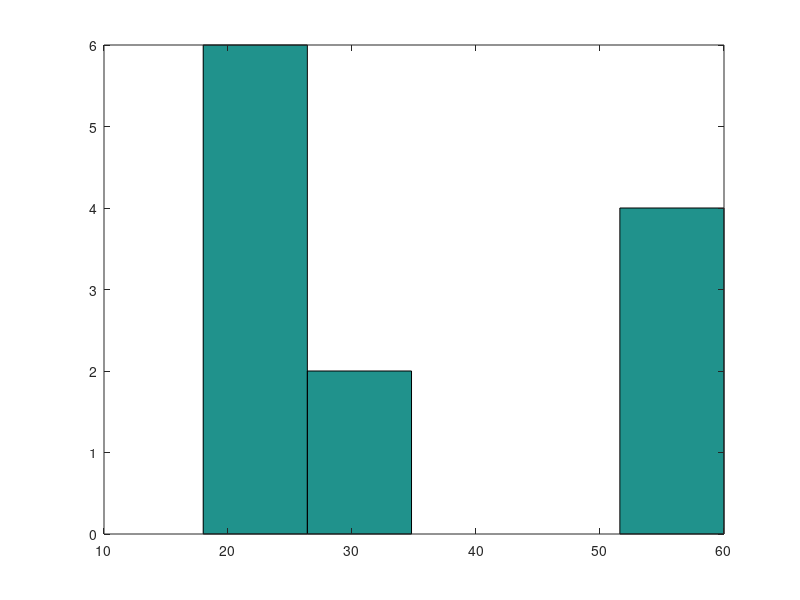

Reproduce this figure in MATLAB. (Note: this script raises an error after producing the figure.)
qo = 1:4;
qa = 7:9;
ql = 13:14;

iterations = 10000;

v_age = [21 24 24 19 55 18 20 60 49 60 29 29 60 45]; % all participants
participants = [1 2 3 4 5 6 7 8 10 11 12 13]; % participants that I was able to get the questionnaire data from

v_participants = v_age(participants); % ages of participants that had the questionnaire data available

hist(v_participants, 5); % plot age

% get from questionnaires
addpath('getData\'); addpath('statistics\'); addpath('figures\');
[statArray, dynArray] = get_questionnaire_data();

% divide by age
stat_y = statArray(:, :, v_participants < 40);
stat_o = statArray(:, :, v_participants > 40);

dyn_y = dynArray(:, :, v_participants < 40);
dyn_o = dynArray(:, :, v_participants > 40);

% divide by groups
statLow = find(mean(squeeze(statArray(qo, 1, :))) <= 3);
statMed = find(mean(squeeze(statArray(qo, 1, :))) > 3 & mean(squeeze(statArray(qo, 1, :))) < 5);
statHig = find(mean(squeeze(statArray(qo, 1, :))) >= 5);

dynLow = find(mean(squeeze(dynArray(qo, 1, :))) <= 3);
dynMed = find(mean(squeeze(dynArray(qo, 1, :))) > 3 & mean(squeeze(dynArray(qo, 1, :))) < 5);
dynHig = find(mean(squeeze(dynArray(qo, 1, :))) >= 5);

%% STATIC

% statistical analyses
permOwn_all = permutationAnalysis(10000, ...
    reshape(squeeze(statArray(qo, 1, :)), 1, 4*12), ...
    reshape(squeeze(statArray(qo, 2, :)), 1, 4*12)); % ownership

[~,ksOwn_all] = kstest2(reshape(squeeze(statArray(qo, 1, :)), 1, 4*12), ...
    reshape(squeeze(statArray(qo, 2, :)), 1, 4*12)); % ownership

% groups analysis
[r,pcorr] = corrcoef(mean(squeeze(statArray(qo, 1, :))), ...
    mean(squeeze(statArray(qo, 2, :))));

permGroups = permutation_byGroups(10000, statLow, statMed, statHig, ...
    squeeze(statArray(qo, 1, :)), ...
    squeeze(statArray(qo, 2, :)));

% age analysis
permOwn_y = permutationAnalysis_diffSize(10000, ...
    reshape(squeeze(stat_y(qo, 1, :)), 1, 4*8), ...
    reshape(squeeze(stat_y(qo, 2, :)), 1, 4*8));

permOwn_o = permutationAnalysis_diffSize(10000, ...
    reshape(squeeze(stat_o(qo, 1, :)), 1, 4*4), ...
    reshape(squeeze(stat_o(qo, 2, :)), 1, 4*4));

permOwn_agebas = permutationAnalysis_diffSize(10000, ... % basal dynamic age
    reshape(squeeze(stat_y(qo, 1, :)), 1, 4*8), ...
    reshape(squeeze(stat_o(qo, 1, :)), 1, 4*4));

permOwn_ageman = permutationAnalysis_diffSize(10000, ... % discon dynamic age
    reshape(squeeze(stat_y(qo, 2, :)), 1, 4*8), ...
    reshape(squeeze(stat_o(qo, 2, :)), 1, 4*4));

[~,ksOwn_y] = kstest2(reshape(squeeze(stat_y(qo, 1, :)), 1, 4*8), ...
    reshape(squeeze(stat_y(qo, 2, :)), 1, 4*8));

[~,ksOwn_o] = kstest2(reshape(squeeze(stat_o(qo, 1, :)), 1, 4*4), ...
    reshape(squeeze(stat_o(qo, 2, :)), 1, 4*4));

% plot the figures
fig_mean_distributions(1, ...                               % all_questionnaire
    reshape(squeeze(statArray(qo, 1, :)), 1, 4*12), ...
    reshape(squeeze(statArray(qo, 2, :)), 1, 4*12), 6);

fig = figure(2); clf;                                       %  correlation
set(fig, 'units', 'centimeters', 'position', [5 5 9.0 9.0]);
plot(mean(squeeze(statArray(qo, 1, :))), ...
    mean(squeeze(statArray(qo, 2, :))), 'ok'); hold on,
line([0 8], [0 8]);
xlim([0.5 7.5]);  ylim([0.5 7.5]);

fig_mean_distributions(3, reshape(squeeze(stat_y(qo, 1, :)), 1, 4*8), ... % under 40
    reshape(squeeze(stat_y(qo, 2, :)), 1, 4*8), 6);

fig_mean_distributions(4, reshape(squeeze(stat_o(qo, 1, :)), 1, 4*4), ... % over 40
    reshape(squeeze(stat_o(qo, 2, :)), 1, 4*4), 6);

fig_mean_distributions(5, reshape(squeeze(stat_y(qo, 1, :)), 1, 4*8), ... % basal dynamic age
    reshape(squeeze(stat_o(qo, 1, :)), 1, 4*4), 6);

fig_mean_distributions(6, reshape(squeeze(stat_y(qo, 2, :)), 1, 4*8), ... % discon dynamic age
    reshape(squeeze(stat_o(qo, 2, :)), 1, 4*4), 6);


%% BASAL (STATIC - DYNAMIC)

% statistical analyses
permOwn_all = permutationAnalysis(10000, ...
    reshape(squeeze(statArray(qo, 1, :)), 1, 4*12), ...
    reshape(squeeze(dynArray(qo, 1, :)), 1, 4*12)); % ownership

[~,ksOwn_all] = kstest2(reshape(squeeze(statArray(qo, 1, :)), 1, 4*12), ...
    reshape(squeeze(dynArray(qo, 1, :)), 1, 4*12)); % ownership

% groups analysis
[r,pcorr] = corrcoef(mean(squeeze(statArray(qo, 1, :))), ...
    mean(squeeze(dynArray(qo, 1, :))));

permGroups = permutation_byGroups(10000, statLow, statMed, statHig, ...
    squeeze(statArray(qo, 1, :)), ...
    squeeze(dynArray(qo, 1, :)));

% age analysis
permOwn_y = permutationAnalysis_diffSize(10000, ... % under 40
    reshape(squeeze(stat_y(qo, 1, :)), 1, 4*8), ...
    reshape(squeeze(dyn_y(qo, 1, :)), 1, 4*8));

permOwn_o = permutationAnalysis_diffSize(10000, ... % over 40
    reshape(squeeze(stat_o(qo, 1, :)), 1, 4*4), ...
    reshape(squeeze(dyn_o(qo, 1, :)), 1, 4*4));

[~,ksOwn_y] = kstest2(reshape(squeeze(stat_y(qo, 1, :)), 1, 4*8), ... % under 40
    reshape(squeeze(dyn_y(qo, 1, :)), 1, 4*8));

[~,ksOwn_o] = kstest2(reshape(squeeze(stat_o(qo, 1, :)), 1, 4*4), ... % over 40
    reshape(squeeze(dyn_o(qo, 1, :)), 1, 4*4));

% plot the figures
fig_mean_distributions(1, ...                               % all_questionnaire
    reshape(squeeze(statArray(qo, 1, :)), 1, 4*12), ...
    reshape(squeeze(dynArray(qo, 1, :)), 1, 4*12), 6);

fig = figure(2); clf;                                       %  correlation
set(fig, 'units', 'centimeters', 'position', [5 5 9.0 9.0]);
plot(mean(squeeze(statArray(qo, 1, :))), ...
    mean(squeeze(dynArray(qo, 1, :))), 'ok'); hold on,
line([0 8], [0 8]);
xlim([0.5 7.5]);  ylim([0.5 7.5]);

fig_mean_distributions(3, reshape(squeeze(stat_y(qo, 1, :)), 1, 4*8), ... % under 40
    reshape(squeeze(dyn_y(qo, 1, :)), 1, 4*8), 6);

fig_mean_distributions(4, reshape(squeeze(stat_o(qo, 1, :)), 1, 4*4), ... % over 40
    reshape(squeeze(dyn_o(qo, 1, :)), 1, 4*4), 6);


%% DYNAMIC - DISCONTINUITY

% statistical analyses
permOwn_all = permutationAnalysis(10000, ...
    reshape(squeeze(dynArray(qo, 1, :)), 1, 4*12), ...
    reshape(squeeze(dynArray(qo, 2, :)), 1, 4*12)); % ownership

[~,ksOwn_all] = kstest2(reshape(squeeze(dynArray(qo, 1, :)), 1, 4*12), ...
    reshape(squeeze(dynArray(qo, 2, :)), 1, 4*12)); % ownership

% groups analysis
[r,pcorr] = corrcoef(mean(squeeze(dynArray(qo, 1, :))), ...
    mean(squeeze(dynArray(qo, 2, :))));

permGroups = permutation_byGroups(10000, dynLow, dynMed, dynHig, ...
    squeeze(dynArray(qo, 1, :)), ...
    squeeze(dynArray(qo, 2, :)));

% age analysis
permOwn_y = permutationAnalysis_diffSize(10000, ... % under 40
    reshape(squeeze(dyn_y(qo, 1, :)), 1, 4*8), ...
    reshape(squeeze(dyn_y(qo, 2, :)), 1, 4*8));

permOwn_o = permutationAnalysis_diffSize(10000, ... % over 40
    reshape(squeeze(dyn_o(qo, 1, :)), 1, 4*4), ...
    reshape(squeeze(dyn_o(qo, 2, :)), 1, 4*4));

permOwn_agebas = permutationAnalysis_diffSize(10000, ... % basal dynamic age
    reshape(squeeze(dyn_y(qo, 1, :)), 1, 4*8), ...
    reshape(squeeze(dyn_o(qo, 1, :)), 1, 4*4));

permOwn_ageman = permutationAnalysis_diffSize(10000, ... % discon dynamic age
    reshape(squeeze(dyn_y(qo, 2, :)), 1, 4*8), ...
    reshape(squeeze(dyn_o(qo, 2, :)), 1, 4*4));

[~,ksOwn_y] = kstest2(reshape(squeeze(dyn_y(qo, 1, :)), 1, 4*8), ... % under 40
    reshape(squeeze(dyn_y(qo, 2, :)), 1, 4*8));

[~,ksOwn_o] = kstest2(reshape(squeeze(dyn_o(qo, 1, :)), 1, 4*4), ... % over 40
    reshape(squeeze(dyn_o(qo, 2, :)), 1, 4*4));

[~,ksOwn_agebas] = kstest2(reshape(squeeze(dyn_y(qo, 1, :)), 1, 4*8), ... % basal dynamic age
    reshape(squeeze(dyn_o(qo, 1, :)), 1, 4*4));

[~,ksOwn_ageman] = kstest2(reshape(squeeze(dyn_y(qo, 2, :)), 1, 4*8), ... % discon dynamic age
    reshape(squeeze(dyn_o(qo, 2, :)), 1, 4*4));

% plot the figures
fig_mean_distributions(1, ...                               % all_questionnaire
    reshape(squeeze(dynArray(qo, 1, :)), 1, 4*12), ...
    reshape(squeeze(dynArray(qo, 2, :)), 1, 4*12), 6);

fig = figure(2); clf;                                       %  correlation
set(fig, 'units', 'centimeters', 'position', [5 5 9.0 9.0]);
plot(mean(squeeze(dynArray(qo, 1, :))), ...
    mean(squeeze(dynArray(qo, 2, :))), 'ok'); hold on,
line([0 8], [0 8]);
xlim([0.5 7.5]);  ylim([0.5 7.5]);

fig_mean_distributions(3, reshape(squeeze(dyn_y(qo, 1, :)), 1, 4*8), ... % under 40
    reshape(squeeze(dyn_y(qo, 2, :)), 1, 4*8), 6);

fig_mean_distributions(4, reshape(squeeze(dyn_o(qo, 1, :)), 1, 4*4), ... % over 40
    reshape(squeeze(dyn_o(qo, 2, :)), 1, 4*4), 6);

fig_mean_distributions(5, reshape(squeeze(dyn_y(qo, 1, :)), 1, 4*8), ... % basal dynamic age
    reshape(squeeze(dyn_o(qo, 1, :)), 1, 4*4), 6);

fig_mean_distributions(6, reshape(squeeze(dyn_y(qo, 2, :)), 1, 4*8), ... % discon dynamic age
    reshape(squeeze(dyn_o(qo, 2, :)), 1, 4*4), 6);


%% DYNAMIC - NOISE Action

% statistical analyses
permOwn_all = permutationAnalysis(10000, ...
    reshape(squeeze(dynArray(qo, 1, :)), 1, 4*12), ...
    reshape(squeeze(dynArray(qo, 3, :)), 1, 4*12)); % ownership

[~,ksOwn_all] = kstest2(reshape(squeeze(dynArray(qo, 1, :)), 1, 4*12), ...
    reshape(squeeze(dynArray(qo, 3, :)), 1, 4*12)); % ownership

% groups analysis
[r,pcorr] = corrcoef(mean(squeeze(dynArray(qo, 1, :))), ...
    mean(squeeze(dynArray(qo, 3, :))));

permGroups = permutation_byGroups(10000, dynLow, dynMed, dynHig, ...
    squeeze(dynArray(qo, 1, :)), ...
    squeeze(dynArray(qo, 3, :)));

% age analysis
permOwn_y = permutationAnalysis_diffSize(10000, ... % under 40
    reshape(squeeze(dyn_y(qo, 1, :)), 1, 4*8), ...
    reshape(squeeze(dyn_y(qo, 3, :)), 1, 4*8));

permOwn_o = permutationAnalysis_diffSize(10000, ... % over 40
    reshape(squeeze(dyn_o(qo, 1, :)), 1, 4*4), ...
    reshape(squeeze(dyn_o(qo, 3, :)), 1, 4*4));

permOwn_agebas = permutationAnalysis_diffSize(10000, ... % basal dynamic age
    reshape(squeeze(dyn_y(qo, 1, :)), 1, 4*8), ...
    reshape(squeeze(dyn_o(qo, 1, :)), 1, 4*4));

permOwn_ageman = permutationAnalysis_diffSize(10000, ... % discon dynamic age
    reshape(squeeze(dyn_y(qo, 3, :)), 1, 4*8), ...
    reshape(squeeze(dyn_o(qo, 3, :)), 1, 4*4));

[~,ksOwn_y] = kstest2(reshape(squeeze(dyn_y(qo, 1, :)), 1, 4*8), ... % under 40
    reshape(squeeze(dyn_y(qo, 3, :)), 1, 4*8));

[~,ksOwn_o] = kstest2(reshape(squeeze(dyn_o(qo, 1, :)), 1, 4*4), ... % over 40
    reshape(squeeze(dyn_o(qo, 3, :)), 1, 4*4));

[~,ksOwn_agebas] = kstest2(reshape(squeeze(dyn_y(qo, 1, :)), 1, 4*8), ... % basal dynamic age
    reshape(squeeze(dyn_o(qo, 1, :)), 1, 4*4));

[~,ksOwn_ageman] = kstest2(reshape(squeeze(dyn_y(qo, 3, :)), 1, 4*8), ... % discon dynamic age
    reshape(squeeze(dyn_o(qo, 3, :)), 1, 4*4));

% plot the figures
fig_mean_distributions(1, ...                               % all_questionnaire
    reshape(squeeze(dynArray(qo, 1, :)), 1, 4*12), ...
    reshape(squeeze(dynArray(qo, 3, :)), 1, 4*12), 6);

fig = figure(2); clf;                                       %  correlation
set(fig, 'units', 'centimeters', 'position', [5 5 9.0 9.0]);
plot(mean(squeeze(dynArray(qo, 1, :))), ...
    mean(squeeze(dynArray(qo, 3, :))), 'ok'); hold on,
line([0 8], [0 8]);
xlim([0.5 7.5]);  ylim([0.5 7.5]);

fig_mean_distributions(3, reshape(squeeze(dyn_y(qo, 1, :)), 1, 4*8), ... % under 40
    reshape(squeeze(dyn_y(qo, 3, :)), 1, 4*8), 6);

fig_mean_distributions(4, reshape(squeeze(dyn_o(qo, 1, :)), 1, 4*4), ... % over 40
    reshape(squeeze(dyn_o(qo, 3, :)), 1, 4*4), 6);

fig_mean_distributions(5, reshape(squeeze(dyn_y(qo, 1, :)), 1, 4*8), ... % basal dynamic age
    reshape(squeeze(dyn_o(qo, 1, :)), 1, 4*4), 6);

fig_mean_distributions(6, reshape(squeeze(dyn_y(qo, 3, :)), 1, 4*8), ... % discon dynamic age
    reshape(squeeze(dyn_o(qo, 3, :)), 1, 4*4), 6);


%% DYNAMIC - NOISE Outcome

% statistical analyses
permOwn_all = permutationAnalysis(10000, ...
    reshape(squeeze(dynArray(qo, 1, :)), 1, 4*12), ...
    reshape(squeeze(dynArray(qo, 5, :)), 1, 4*12)); % ownership

[~,ksOwn_all] = kstest2(reshape(squeeze(dynArray(qo, 1, :)), 1, 4*12), ...
    reshape(squeeze(dynArray(qo, 5, :)), 1, 4*12)); % ownership

% groups analysis
[r,pcorr] = corrcoef(mean(squeeze(dynArray(qo, 1, :))), ...
    mean(squeeze(dynArray(qo, 5, :))));

permGroups = permutation_byGroups(10000, dynLow, dynMed, dynHig, ...
    squeeze(dynArray(qo, 1, :)), ...
    squeeze(dynArray(qo, 5, :)));

% age analysis
permOwn_y = permutationAnalysis_diffSize(10000, ... % under 40
    reshape(squeeze(dyn_y(qo, 1, :)), 1, 4*8), ...
    reshape(squeeze(dyn_y(qo, 5, :)), 1, 4*8));

permOwn_o = permutationAnalysis_diffSize(10000, ... % over 40
    reshape(squeeze(dyn_o(qo, 1, :)), 1, 4*4), ...
    reshape(squeeze(dyn_o(qo, 5, :)), 1, 4*4));

permOwn_agebas = permutationAnalysis_diffSize(10000, ... % basal dynamic age
    reshape(squeeze(dyn_y(qo, 1, :)), 1, 4*8), ...
    reshape(squeeze(dyn_o(qo, 1, :)), 1, 4*4));

permOwn_ageman = permutationAnalysis_diffSize(10000, ... % discon dynamic age
    reshape(squeeze(dyn_y(qo, 5, :)), 1, 4*8), ...
    reshape(squeeze(dyn_o(qo, 5, :)), 1, 4*4));

[~,ksOwn_y] = kstest2(reshape(squeeze(dyn_y(qo, 1, :)), 1, 4*8), ... % under 40
    reshape(squeeze(dyn_y(qo, 5, :)), 1, 4*8));

[~,ksOwn_o] = kstest2(reshape(squeeze(dyn_o(qo, 1, :)), 1, 4*4), ... % over 40
    reshape(squeeze(dyn_o(qo, 5, :)), 1, 4*4));

[~,ksOwn_agebas] = kstest2(reshape(squeeze(dyn_y(qo, 1, :)), 1, 4*8), ... % basal dynamic age
    reshape(squeeze(dyn_o(qo, 1, :)), 1, 4*4));

[~,ksOwn_ageman] = kstest2(reshape(squeeze(dyn_y(qo, 5, :)), 1, 4*8), ... % discon dynamic age
    reshape(squeeze(dyn_o(qo, 5, :)), 1, 4*4));

% plot the figures
fig_mean_distributions(1, ...                               % all_questionnaire
    reshape(squeeze(dynArray(qo, 1, :)), 1, 4*12), ...
    reshape(squeeze(dynArray(qo, 5, :)), 1, 4*12), 6);

fig = figure(2); clf;                                       %  correlation
set(fig, 'units', 'centimeters', 'position', [5 5 9.0 9.0]);
plot(mean(squeeze(dynArray(qo, 1, :))), ...
    mean(squeeze(dynArray(qo, 5, :))), 'ok'); hold on,
line([0 8], [0 8]);
xlim([0.5 7.5]);  ylim([0.5 7.5]);

fig_mean_distributions(3, reshape(squeeze(dyn_y(qo, 1, :)), 1, 4*8), ... % under 40
    reshape(squeeze(dyn_y(qo, 5, :)), 1, 4*8), 6);

fig_mean_distributions(4, reshape(squeeze(dyn_o(qo, 1, :)), 1, 4*4), ... % over 40
    reshape(squeeze(dyn_o(qo, 5, :)), 1, 4*4), 6);

fig_mean_distributions(5, reshape(squeeze(dyn_y(qo, 1, :)), 1, 4*8), ... % basal dynamic age
    reshape(squeeze(dyn_o(qo, 1, :)), 1, 4*4), 6);

fig_mean_distributions(6, reshape(squeeze(dyn_y(qo, 5, :)), 1, 4*8), ... % discon dynamic age
    reshape(squeeze(dyn_o(qo, 5, :)), 1, 4*4), 6);